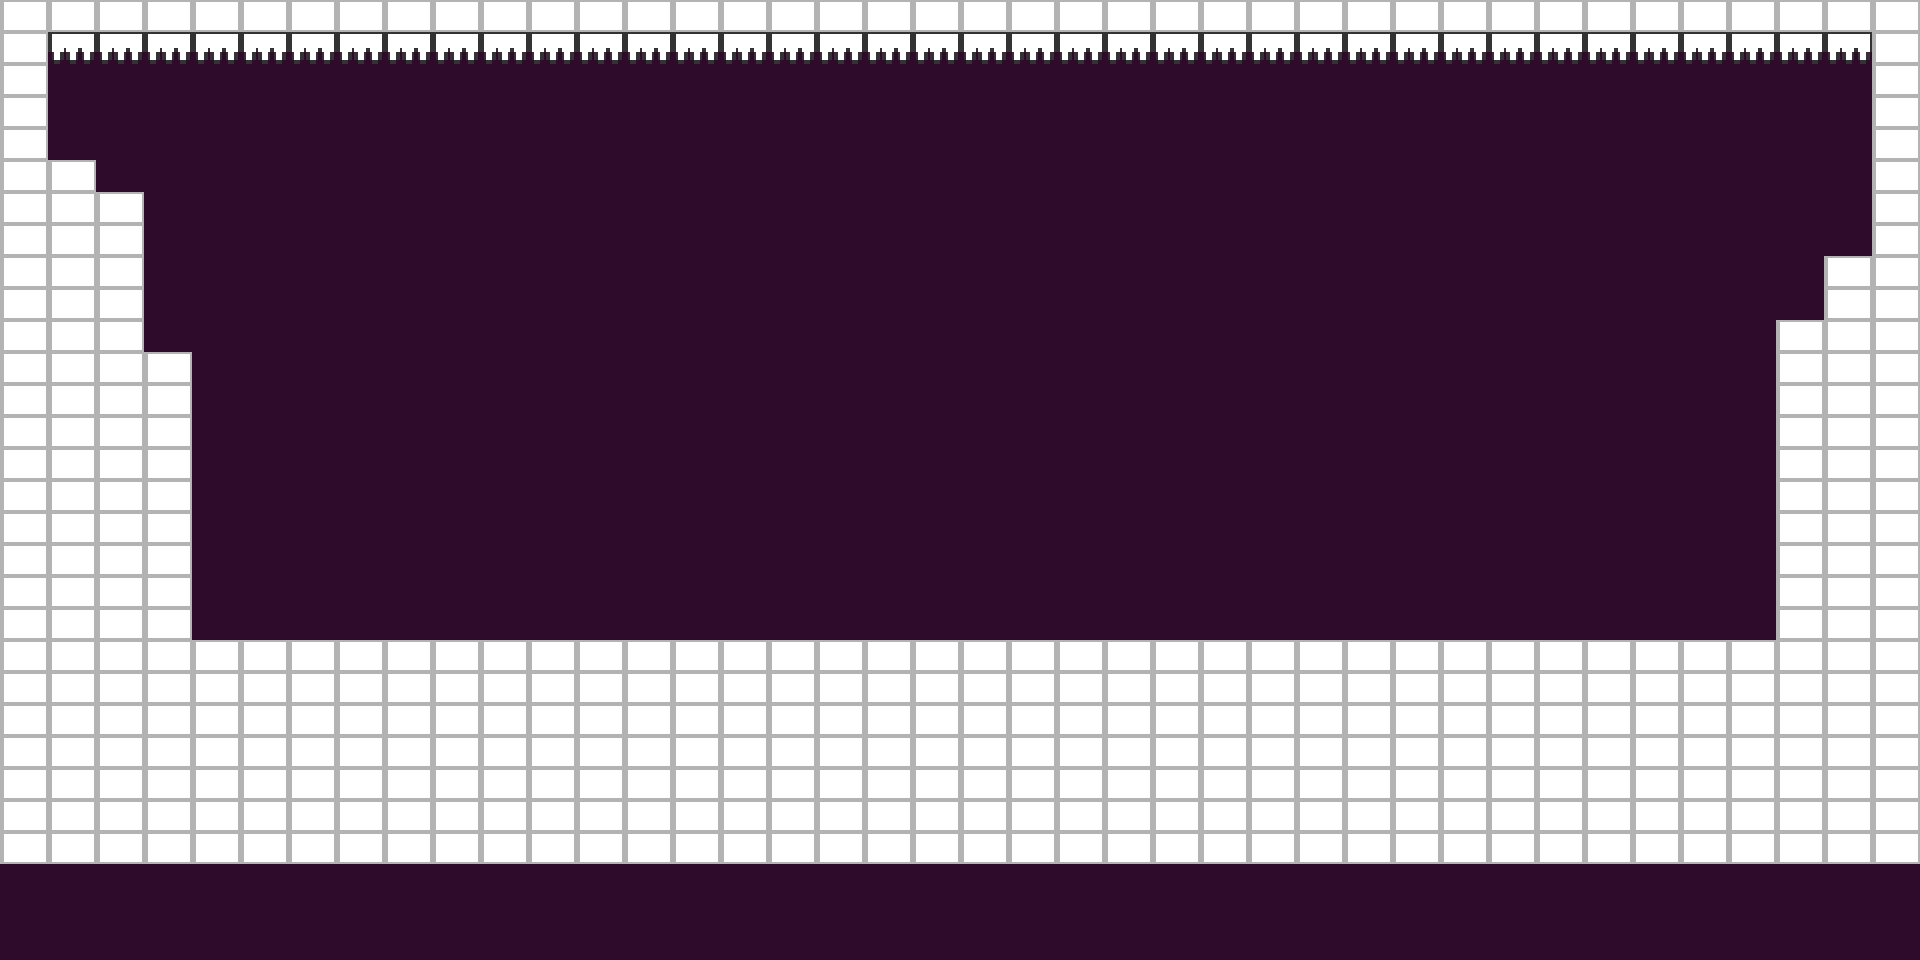

This game map was drawn from its Tiled (.tmx) file and the tilesets committed beside it. A one-line description and the trimmed map source follow:
An orthogonal 40x30 tile map with 48x32 px tiles, 3 tile layers (background, ladders, platforms) and 4 objects (2x LevelDoor, CheckPoint, XLevelDoor).

<map version="1.0" orientation="orthogonal" width="40" height="30" tilewidth="48" tileheight="32" backgroundcolor="#2e0b2b">
 <properties>
  <property name="Title" value="Stage Selection" />
 </properties>
 <tileset firstgid="1" name="level_tiles" tilewidth="48" tileheight="32">
  <image source="level_tiles.png" width="192" height="128" />
 </tileset>
 <layer name="background" width="40" height="30">
  <data>[1200 cells, 0 non-empty, 0 distinct tile ids]</data>
 </layer>
 <layer name="ladders" width="40" height="30">
  <data>[1200 cells, 0 non-empty, 0 distinct tile ids]</data>
 </layer>
 <layer name="platforms" width="40" height="30">
  <data>[1200 cells, 458 non-empty, 3 distinct tile ids]</data>
 </layer>
 <objectgroup name="objects" width="40" height="30">
  <object name="CheckPoint1" type="CheckPoint" x="336" y="608" width="48" height="32" />
  <object name="LevelDoor" type="LevelDoor" x="624" y="608" width="48" height="32">
   <properties>
    <property name="doorType" value="stage" />
    <property name="level" value="1" />
    <property name="title" value="Icy Welcome" />
   </properties>
  </object>
  <object name="LevelDoor" type="LevelDoor" x="912" y="608" width="48" height="32">
   <properties>
    <property name="doorType" value="stage" />
    <property name="level" value="2" />
    <property name="title" value="The Angry Red Planet" />
   </properties>
  </object>
  <object name="XLevelDoor" type="XLevelDoor" x="1344" y="608" width="48" height="32">
   <properties>
    <property name="doorType" value="stage" />
    <property name="level" value="3" />
    <property name="title" value="Comet Rescue" />
   </properties>
  </object>
 </objectgroup>
</map>
